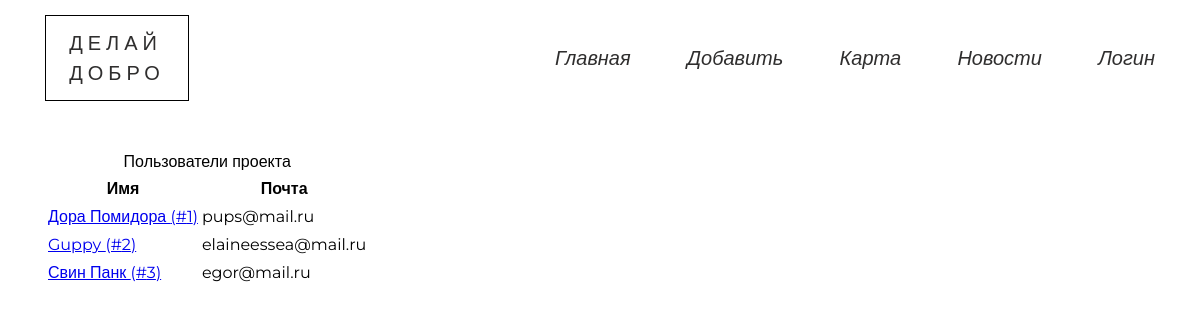
The app's page /users/, older data.
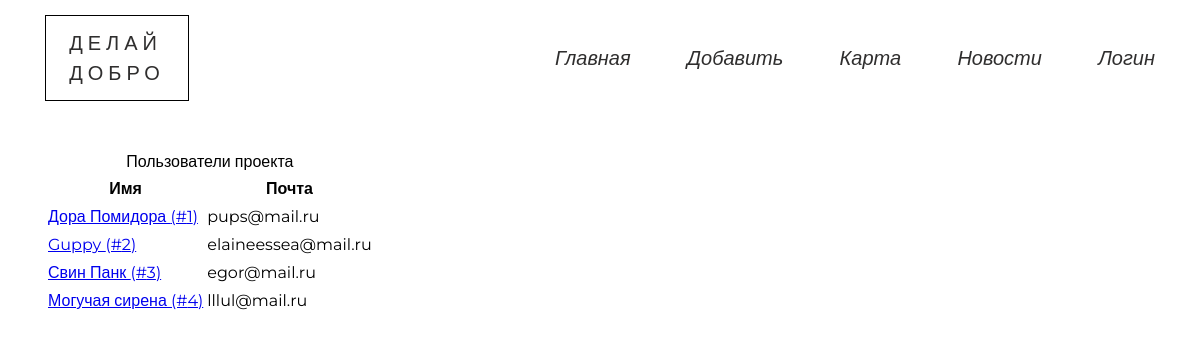
The same page, newer data.
### data/model_users.py (models this page shows, shortened)
class User(SqlAlchemyBase, UserMixin, SerializerMixin):
    __tablename__ = 'users'
    id = sqlalchemy.Column(sqlalchemy.Integer,
                           primary_key=True, autoincrement=True)
    name = sqlalchemy.Column(sqlalchemy.String)
    email = sqlalchemy.Column(sqlalchemy.String)
    type = sqlalchemy.Column(sqlalchemy.Integer)
    last_time_in = sqlalchemy.Column(sqlalchemy.String,
                                     default=time.ctime)
    hashed_password = sqlalchemy.Column(sqlalchemy.String)
    help_count = sqlalchemy.Column(sqlalchemy.Integer)
    events = sqlalchemy.orm.relation("Event", backref="user")
    comments = sqlalchemy.orm.relation("Comment", backref="user")
    photo = sqlalchemy.orm.relation("File", uselist=False)

### blueprints/users.py (the view)
@blueprint.route('/users/', methods=['GET', 'POST'])
def users():
    session = db_session.create_session()
    users = session.query(User).all()
    return render_template('users.html', users=users)

### data/db_session.py (called while the page is built)
def create_session() -> Session:
    global __factory
    return __factory()

### templates/users.html
{% extends 'base.html' %}
{% block content %}
    <div class="container">
    <table class="average-table">
        <caption>Пользователи проекта</caption>
        <thead>
            <th>Имя</th>
            <th>Почта</th>
        </thead>
        <tbody>
            {% for user in users %}
                <tr>
                    <td><a href="/user/{{ user.id }}">{{ user.name }} (#{{ user.id }})</a></td>
                    <td>{{ user.email }}</td>
                </tr>
            {% endfor %}
        </tbody>
    </table>
</div>
{% endblock %}

### templates/base.html (shortened to what this page needs)
<!DOCTYPE html>
<html lang="en">
<head>
    <link rel="stylesheet" href="/static/css/bootstrap-grid.min.css">
    <link rel="stylesheet" href="/static/css/style.min.css">
    <link rel="stylesheet" href="/static/css/EGOR.css">
</head>
<body>
    <header class="menu">
        <div class="container">
        <div class="menu__wrapper">
            <div class="menu_logo">ДЕЛАЙ <br> ДОБРО</div>
            <ul class="menu_ul" id='menu'>
                <li class="menu_li"><a href="/">Главная</a></li>
                <li class="menu_li"><a href="/add_event">Добавить</a></li>
                <li class="menu_li"><a href="/events">Карта</a></li>
                <li class="menu_li"><a href="/">Новости</a></li>
                {% if current_user.is_authenticated %}
                        <li class="menu_li"><a href="/user/{{ current_user.id }}">Личный кабинет</a></li>
                {% else %}
                        <li class="menu_li go"><a href='/login' style="cursor:pointer;">Логин</a> </li>
                {% endif %}
            </ul>
        </div>
    </header>
    <main>
    {% block content %}
    {% endblock %}
    </main>
</body>
</html>

Row changes from the older to the newer data that the page shows:
added User: name "Могучая сирена", id "4", email "lllul@mail.ru"
